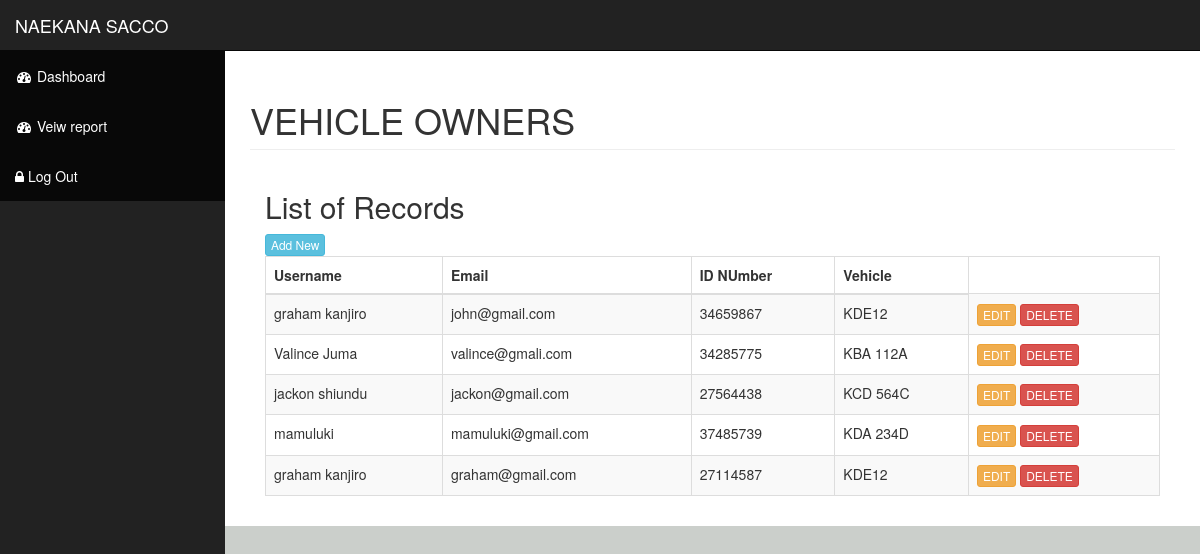
Screenshot of /Vehicleowners.php (signed in) with the database file from the repository.
### tables this page shows
CREATE TABLE `owners` (
  `id` int(11) NOT NULL,
  `idnumber` int(11) NOT NULL,
  `username` varchar(30) NOT NULL,
  `email` varchar(30) NOT NULL,
  `vehicle` varchar(30) NOT NULL
);

### Vehicleowners.php (the view, shortened to what this page needs)
<?php
       include('connection.php');
       include('header.php');
        ?>
<body>
    <div id="wrapper">
        <?php include_once('nav.php')?>
        <div id="page-wrapper">
            <div class="container-fluid">
                <div class="row">
                    <div class="col-lg-12">
                        <h1 class="page-header">
                            VEHICLE OWNERS
                        </h1>
                    </div>
                </div>
                <div class="col-lg-12">
                    <h2>List of Records</h2> <a href="addowner.php" type="button" class="btn btn-xs btn-info">Add
                        New</a>
                    <div class="table-responsive">
                        <table class="table table-bordered table-hover table-striped">
                            <thead>
                                <tr>
                                    <th>Username</th>
                                    <th>Email</th>
                                    <th>ID NUmber</th>
                                    <th>Vehicle</th>
                                </tr>
                            </thead>
                            <tbody>
                                <?php
                $query = 'SELECT * FROM owners';
                    $result = mysqli_query($db, $query) or die (mysqli_error($db));
                        while ($row = mysqli_fetch_assoc($result)) {
                            echo '<tr>';
                            echo '<td>'. $row['username'].'</td>';
                            echo '<td>'. $row['email'].'</td>';
                            echo '<td>'. $row['idnumber'].'</td>';
                            echo '<td>'. $row['vehicle'].'</td>';
                            echo '<td> <a  type="button" class="btn btn-xs btn-warning" href="addowner.php?action=edit & id='.$row['idnumber'] .'&vehicle='.$row['vehicle'].'"> EDIT </a> ';
                            echo ' <a  type="button" class="btn btn-xs btn-danger" href="del.php?type=deleteowner&id=' . $row['idnumber'] . '">DELETE </a> </td>';
                            echo '</tr> ';
                }
            ?>
                            </tbody>
                        </table>
                    </div>
                </div>
            </div>
        </div>
    </div>

### css/sb-admin.css (style rules this page uses)
body { margin-top: 100px; background-color: #cbcfcb; }
@media (min-width:768px) { body { margin-top: 50px; } }
#wrapper { padding-left: 0; }
#page-wrapper { width: 100%; padding: 0; background-color: #fff; }
@media (min-width:768px) { #wrapper { padding-left: 225px; } }
@media (min-width:768px) { #page-wrapper { padding: 10px; } }

### rows the page displays
owners: username "graham kanjiro", email "john@gmail.com", idnumber "34659867", vehicle "KDE12"
owners: username "Valince Juma", email "valince@gmali.com", idnumber "34285775", vehicle "KBA 112A"
owners: username "jackon shiundu", email "jackon@gmail.com", idnumber "27564438", vehicle "KCD 564C"
owners: username "mamuluki", email "mamuluki@gmail.com", idnumber "37485739", vehicle "KDA 234D"
owners: username "graham kanjiro", email "graham@gmail.com", idnumber "27114587", vehicle "KDE12"
